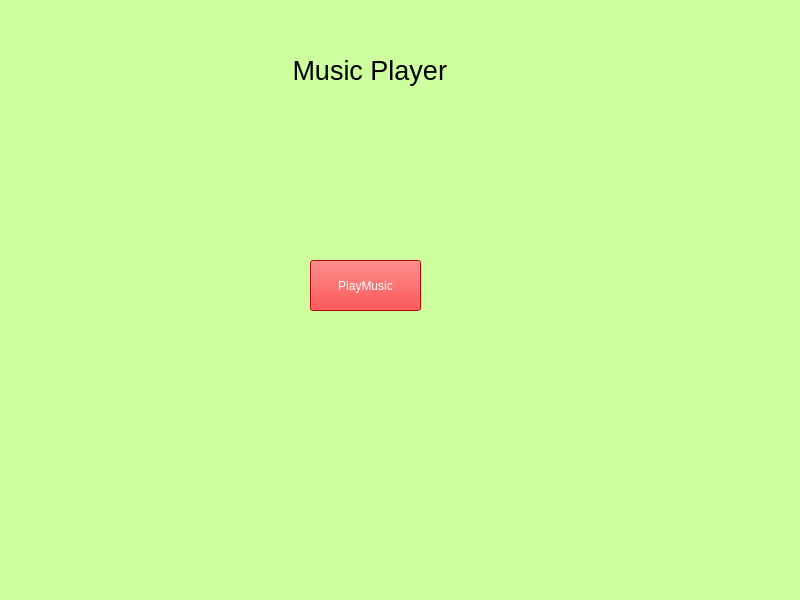
<?xml version="1.0" encoding="UTF-8"?>
<ui version="4.0">
 <class>MainWindow</class>
 <widget class="QMainWindow" name="MainWindow">
  <property name="geometry">
   <rect>
    <x>0</x>
    <y>0</y>
    <width>800</width>
    <height>600</height>
   </rect>
  </property>
  <property name="windowTitle">
   <string>MainWindow</string>
  </property>
  <property name="styleSheet">
   <string notr="true">background-color: rgb(205, 255, 158);
border-color: rgb(85, 255, 255);</string>
  </property>
  <widget class="QWidget" name="centralwidget">
   <widget class="QLabel" name="label">
    <property name="geometry">
     <rect>
      <x>270</x>
      <y>30</y>
      <width>201</width>
      <height>81</height>
     </rect>
    </property>
    <property name="font">
     <font>
      <pointsize>20</pointsize>
     </font>
    </property>
    <property name="text">
     <string>   Music Player</string>
    </property>
   </widget>
   <widget class="QPushButton" name="pushButton">
    <property name="geometry">
     <rect>
      <x>310</x>
      <y>260</y>
      <width>111</width>
      <height>51</height>
     </rect>
    </property>
    <property name="styleSheet">
     <string notr="true">background-color: rgb(255, 0, 0);
color: rgb(255, 255, 255);</string>
    </property>
    <property name="text">
     <string>PlayMusic</string>
    </property>
   </widget>
  </widget>
 </widget>
 <resources/>
 <connections/>
</ui>
